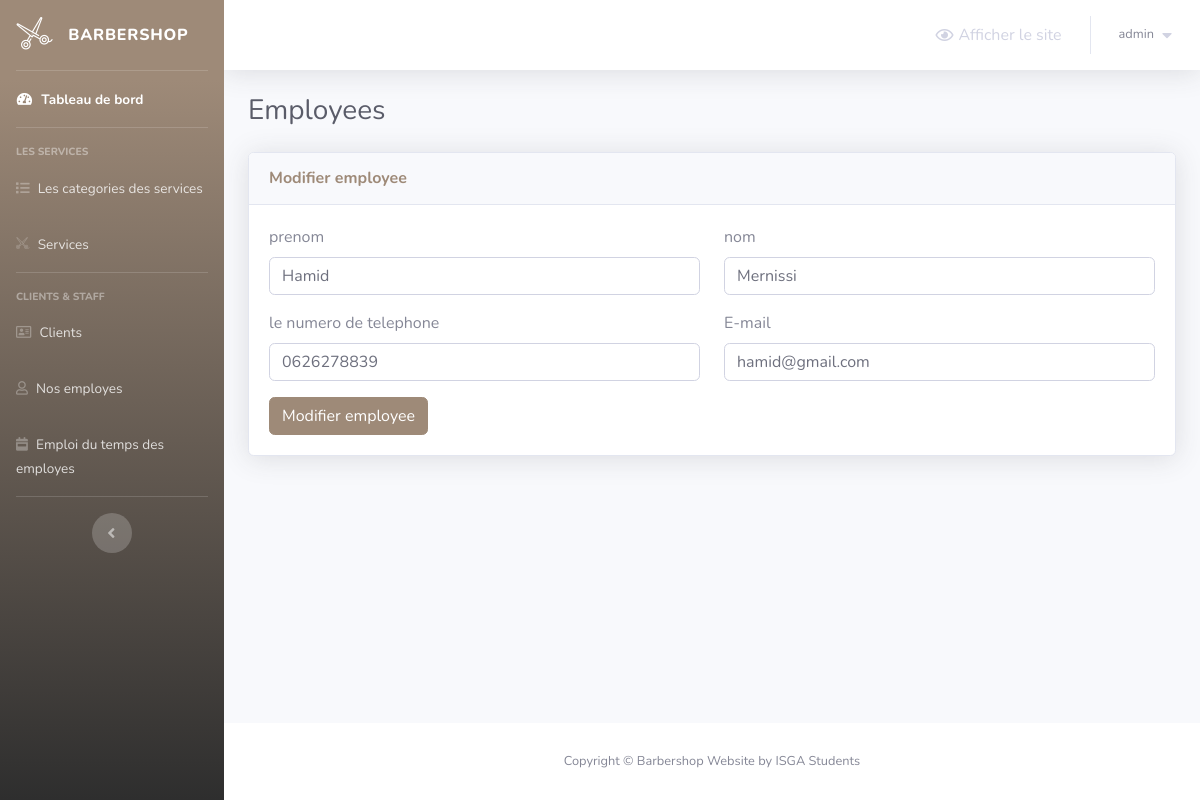
The app's page /barber-admin/employees.php?do=Edit&employee_id=1 (signed in) with its own data.
### tables this page shows
CREATE TABLE IF NOT EXISTS `employees` (
  `employee_id` int NOT NULL AUTO_INCREMENT,
  `first_name` varchar(20) NOT NULL,
  `last_name` varchar(20) NOT NULL,
  `phone_number` varchar(30) NOT NULL,
  `email` varchar(50) NOT NULL,
  PRIMARY KEY (`employee_id`)
);

### barber-admin/employees.php (the view, shortened to what this page needs)
<?php
    include 'Includes/templates/header.php';
    if(isset($_SESSION['username_barbershop_Xw211qAAsq4']) && isset($_SESSION['password_barbershop_Xw211qAAsq4']))
    {
?>
        <div class="container-fluid">
            <div class="d-sm-flex align-items-center justify-content-between mb-4">
                <h1 class="h3 mb-0 text-gray-800">Employees</h1>
            </div>
            <?php
                $do = '';
                if(isset($_GET['do']) && in_array($_GET['do'], array('Add','Edit')))
                {
                    $do = htmlspecialchars($_GET['do']);
                }
                else
                {
                    $do = 'Manage';
                }
                if($do == 'Manage')
                {
                    $stmt = $con->prepare("SELECT * FROM employees");
                    $stmt->execute();
                    $rows_employees = $stmt->fetchAll();
                    ?>
                        <div class="card shadow mb-4">
                            <div class="card-header py-3">
                                <h6 class="m-0 font-weight-bold text-primary">Employees</h6>
                            </div>
                            <div class="card-body">
                                <a href="employees.php?do=Add" class="btn btn-success btn-sm" style="margin-bottom: 10px;">
                                    <i class="fa fa-plus"></i>
                                    Ajoyter Employee
                                </a>
                                <div class="table-responsive">
                                    <table class="table table-bordered">
                                    <thead>
    <tr>
        <th scope="col">Prénom</th>
        <th scope="col">Nom</th>
        <th scope="col">Numéro de téléphone</th>
        <th scope="col">E-mail</th>
        <th scope="col">Gérer</th>
    </tr>
</thead>
                                        </thead>
                                        <tbody>
                                            <?php
                                                foreach($rows_employees as $employee)
                                                {
                                                    echo "<tr>";
                                                        echo "<td>";
                                                            echo $employee['first_name'];
                                                        echo "</td>";
                                                        echo "<td>";
                                                            echo $employee['last_name'];
                                                        echo "</td>";
                                                        echo "<td>";
                                                            echo $employee['phone_number'];
                                                        echo "</td>";
                                                        echo "<td>";
                                                            echo $employee['email'];
                                                        echo "</td>";
                                                        echo "<td>";
                                                            $delete_data = "delete_employee_".$employee["employee_id"];
                                                    ?>
                                                        <ul class="list-inline m-0">
                                                            <li class="list-inline-item" data-toggle="tooltip" title="Edit">
                                                                <button class="btn btn-success btn-sm rounded-0">
                                                                    <a href="employees.php?do=Edit&employee_id=<?php echo $employee['employee_id']; ?>" style="color: white;">
                                                                        <i class="fa fa-edit"></i>
                                                                    </a>
                                                                </button>
                                                            </li>
                                                            <li class="list-inline-item" data-toggle="tooltip" title="Delete">
                                                                <button class="btn btn-danger btn-sm rounded-0" type="button" data-toggle="modal" data-target="#<?php echo $delete_data; ?>" data-placement="top"><i class="fa fa-trash"></i></button>
                                                                <div class="modal fade" id="<?php echo $delete_data; ?>" tabindex="-1" role="dialog" aria-labelledby="<?php echo $delete_data; ?>" aria-hidden="true">
                                                                    <div class="modal-dialog" role="document">
                                                                        <div class="modal-content">
                                                                            <div class="modal-header">
                                                                                <h5 class="modal-title" id="exampleModalLabel">Suppirmer Employee</h5>
                                                                                <button type="button" class="close" data-dismiss="modal" aria-label="Close">
                                                                                    <span aria-hidden="true">&times;</span>
                                                                                </button>
                                                                            </div>
                                                                            <div class="modal-body">
                                                                            Voulez-vous vraiment supprimer cet employé ?</div>
                                                                            <div class="modal-footer">
                                                                                <button type="button" class="btn btn-secondary" data-dismiss="modal">Annuler</button>
                                                                                <button type="button" data-id = "<?php echo $employee['employee_id']; ?>" class="btn btn-danger delete_employee_bttn">Supprimer</button>
                                                                            </div>
                                                                        </div>
                                                                    </div>
                                                                </div>
                                                            </li>
                                                        </ul>
                                                    <?php
                                                    echo "</td>";
                                                    echo "</tr>";
                                                }
                                            ?>
                                        </tbody>
                                    </table>
                                </div>
                            </div>
                        </div>
                    <?php
                }
                elseif($do == 'Edit')
                {
                    $employee_id = (isset($_GET['employee_id']) && is_numeric($_GET['employee_id']))?intval($_GET['employee_id']):0;
                    if($employee_id)
                    {
                        $stmt = $con->prepare("Select * from employees where employee_id = ?");
                        $stmt->execute(array($employee_id));
                        $employee = $stmt->fetch();
                        $count = $stmt->rowCount();
                        if($count > 0)
                        {
                            ?>
                            <div class="card shadow mb-4">
                                <div class="card-header py-3">
                                    <h6 class="m-0 font-weight-bold text-primary">Modifier employee</h6>
                                </div>
                                <div class="card-body">
                                    <form method="POST" action="employees.php?do=Edit&employee_id=<?php echo $employee_id; ?>">
                                        <div class="row">
                                            <div class="col-md-6">
                                                <div class="form-group">
                                                    <label for="employee_fname">prenom</label>
                                                    <input type="text" class="form-control" value="<?php echo $employee['first_name'] ?>" placeholder="First Name" name="employee_fname">
                                                </div>
                                            </div>
                                            <div class="col-md-6">
                                                <div class="form-group">
                                                    <label for="employee_lname">nom</label>
                                                    <input type="text" class="form-control" value="<?php echo $employee['last_name'] ?>" placeholder="Last Name" name="employee_lname">
                                                </div>
                                            </div>
                                        </div>
                                        <div class="row">
                                            <div class="col-md-6">
                                                <div class="form-group">
                                                    <label for="employee_phone"> le numero de telephone</label>
                                                    <input type="text" class="form-control" value="<?php echo $employee['phone_number'] ?>"  placeholder="Phone number" name="employee_phone">
                                                </div>
                                            </div>
                                            <div class="col-md-6">
                                                <div class="form-group">
                                                    <label for="employee_email">E-mail</label>
                                                    <input type="text" class="form-control" value="<?php echo $employee['email'] ?>" placeholder="E-mail" name="employee_email">
                                                </div>
                                            </div>
                                        </div>
                                        <button type="submit" name="edit_employee_sbmt" class="btn btn-primary">
                                            Modifier employee
                                        </button>
                                    </form>
                                </div>
                            </div>
                            <?php
                        }
                        else
                        {
                            header('Location: employees.php');
                            exit();
                        }
                    }
                    else
                    {
                        header('Location: employees.php');
                        exit();
                    }
                }
            ?>
        </div>
<?php
        include 'Includes/templates/footer.php';
    }
    else
    {
        header('Location: login.php');
        exit();
    }
?>

### records on screen
employees: employee_fname "Hamid", employee_lname "Mernissi", employee_phone "0626278839", employee_email "hamid@gmail.com"

### other values on screen
$_SESSION['username_barbershop_Xw211qAAsq4'] "admin"
